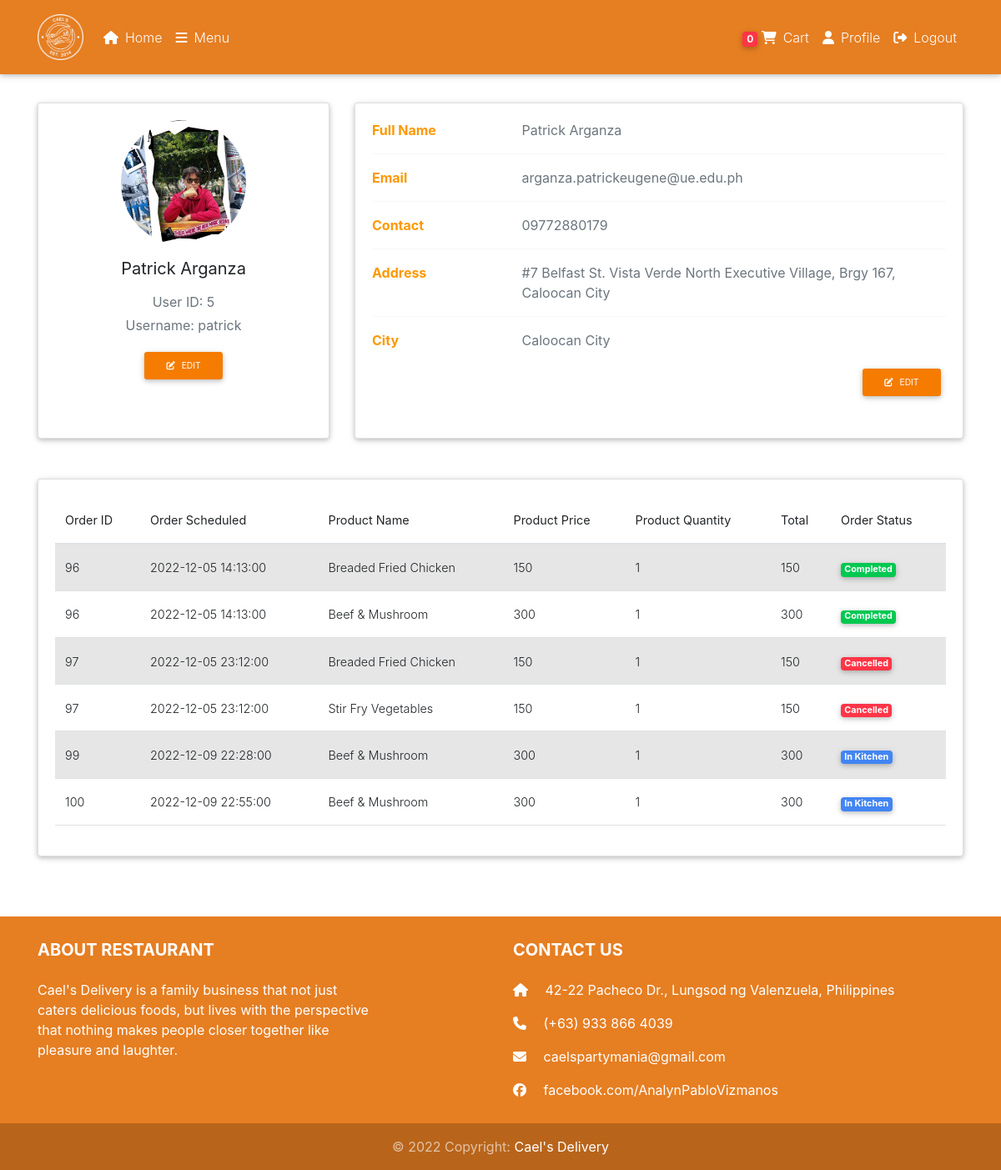
The page /users/profile/5 (signed in) on the database its author committed.
### tables this page shows
CREATE TABLE `users` (
  `user_id` int(11) NOT NULL,
  `user_first_name` varchar(255) NOT NULL,
  `user_last_name` varchar(255) NOT NULL,
  `user_email` varchar(255) NOT NULL,
  `user_contact` varchar(255) DEFAULT NULL,
  `user_address` text DEFAULT NULL,
  `user_city` varchar(255) DEFAULT NULL,
  `user_username` varchar(255) NOT NULL,
  `user_password` varchar(255) NOT NULL,
  `user_role` varchar(255) NOT NULL DEFAULT 'user',
  `user_image` text NOT NULL DEFAULT 'default_avatar.png',
  `token` text NOT NULL DEFAULT 'f1bbe1a05ef4ae3a2c16c422f0d934920aec4a6cecd5ca14d32aee806c3943ca4c6b4ccd1390262abaa61d733a1c5e1feffc',
  `token_expire` datetime NOT NULL DEFAULT current_timestamp(),
  `created_at` datetime NOT NULL DEFAULT current_timestamp()
);

CREATE TABLE `orderdetails` (
  `order_detail_id` int(11) NOT NULL,
  `order_id` int(11) NOT NULL,
  `product_id` int(11) NOT NULL,
  `product_name` varchar(255) NOT NULL,
  `product_price` varchar(255) NOT NULL,
  `product_quantity` varchar(255) NOT NULL,
  `user_id` int(11) NOT NULL,
  `shipping_id` int(11) NOT NULL,
  `created_at` datetime NOT NULL DEFAULT current_timestamp()
);

CREATE TABLE `orders` (
  `order_id` int(11) NOT NULL,
  `order_schedule` datetime NOT NULL,
  `user_id` int(11) NOT NULL,
  `rider_id` int(11) NOT NULL,
  `shipping_id` int(11) NOT NULL,
  `payment_id` int(11) NOT NULL,
  `order_total` varchar(255) NOT NULL,
  `order_status` int(11) NOT NULL,
  `created_at` datetime NOT NULL DEFAULT current_timestamp()
);

CREATE TABLE `products` (
  `product_id` int(11) NOT NULL,
  `product_name` varchar(255) NOT NULL,
  `product_price` varchar(255) NOT NULL,
  `product_description` text NOT NULL,
  `product_image` text NOT NULL,
  `product_status` int(11) NOT NULL DEFAULT 0,
  `category_id` int(11) NOT NULL,
  `created_at` datetime NOT NULL DEFAULT current_timestamp()
);

### app/libraries/Core.php (called while the page is built, shortened)
<?php
class Core
{
  protected $currentMethod = 'index';
  public function __construct()
  {
    $url = $this->getUrl();
    if (isset($url[0])) {
      if (file_exists('../app/controllers/' . ucwords($url[0]) . '.php')) {
        unset($url[0]);
      }
    }
    $this->currentController = new $this->currentController;
    if (isset($url[1])) {
      if (method_exists($this->currentController, $url[1])) {
        $this->currentMethod = $url[1];
        unset($url[1]);
      }
    }
    $this->params = $url ? array_values($url) : [];
    call_user_func_array([$this->currentController, $this->currentMethod], $this->params);
  }
  public function getUrl()
  {
    if (isset($_GET['url'])) {
      $url = rtrim($_GET['url'], '/');
      $url = filter_var($url, FILTER_SANITIZE_URL);
      $url = explode('/', $url);
      return $url;
    }
  }
}

### public/index.php (called while the page is built, shortened)
<?php
$init = new Core;

### app/libraries/Database.php (called while the page is built, shortened)
<?php
class Database
{
	private $host = DB_HOST;
	private $user = DB_USER;
	private $pass = DB_PASS;
	private $dbname = DB_NAME;
	private $dbh;
	private $stmt;
	public function __construct()
	{
		$dsn = 'mysql:host=' . $this->host . ';dbname=' . $this->dbname;
		$options = array(
			PDO::ATTR_PERSISTENT => true,
			PDO::ATTR_ERRMODE => PDO::ERRMODE_EXCEPTION
		);
		try {
			$this->dbh = new PDO($dsn, $this->user, $this->pass, $options);
		}
		catch (PDOException $e) {
			$this->error = $e->getMessage();
		}
	}
	public function query($query)
	{
		$this->stmt = $this->dbh->prepare($query);
	}
	public function bind($param, $value, $type = null)
	{
		if (is_null($type)) {
			switch (true) {
				default:
					$type = PDO::PARAM_STR;
			}
		}
		$this->stmt->bindValue($param, $value, $type);
	}
	public function execute()
	{
		return $this->stmt->execute();
	}
	public function resultset()
	{
		$this->execute();
		return $this->stmt->fetchAll(PDO::FETCH_OBJ);
	}
	public function single()
	{
		$this->execute();
		return $this->stmt->fetch(PDO::FETCH_OBJ);
	}
}

### app/models/User.php (called while the page is built, shortened)
<?php
class User
{
  private $db;
  public function __construct()
  {
    $this->db = new Database;
  }
  public function getUserByID($id)
  {
    $this->db->query('SELECT * FROM users WHERE user_id = :id');
    $this->db->bind(':id', $id);
    $row = $this->db->single();
    return $row;
  }
}

### app/models/Order.php (called while the page is built, shortened)
<?php
class Order
{
  private $db;
  public function __construct()
  {
    $this->db = new Database;
  }
  public function getAllOrderDetailsUser($user_id)
  {
    $this->db->query("SELECT *,
                      orderdetails.order_detail_id as orderDetailID,
                      orders.order_id as orderID,
                      products.product_id as productID,
                      users.user_id as userID
                      FROM orderdetails
                      INNER JOIN orders
                      ON orderdetails.order_id = orders.order_id
                      INNER JOIN products
                      ON orderdetails.product_id = products.product_id
                      INNER JOIN users
                      ON orderdetails.user_id = users.user_id
                      INNER JOIN shippings
                      ON orderdetails.shipping_id = shippings.shipping_id
                      WHERE orders.user_id = :user_id
                      ORDER BY orderdetails.created_at ASC;");
    $this->db->bind(':user_id', $user_id);
    $orders_detail = $this->db->resultSet();
    if ($orders_detail) {
      return $orders_detail;
    } else {
      return false;
    }
  }
}

### app/views/users/profile.php (the view, shortened to what this page needs)
<?php require APPROOT . '/views/inc/header.php'; ?>
<?php require APPROOT . '/views/inc/navbar.php'; ?>
<main>
  <div class="container py-5">
    <div class="row mb-md-5">
      <div class="col-lg-4">
        <div class="card h-100 mb-4">
          <div class="card-body text-center">
            <img src="<?php echo URLROOT; ?>/img/<?php echo $data['users']->user_image; ?>" alt="avatar" class="rounded-circle img-fluid" style="width: 150px;">
            <h5 class="my-3"><?php echo $data['users']->user_first_name;  ?>&nbsp;<?php echo  $data['users']->user_last_name; ?></h5>
            <p class="text-muted mb-1">User ID: <?php echo $data['users']->user_id; ?></p>
            <p class="text-muted mb-1">Username: <?php echo $data['users']->user_username; ?></p>
            <a href="<?php echo URLROOT; ?>/users/avatar/<?php echo $data['users']->user_id; ?>" class="btn btn-orange btn-sm mt-3" role="button">
              <i class="fa-solid fa-pen-to-square mr-2"></i>Edit
            </a>
          </div>
        </div>
      </div>
      <div class="col-lg-8">
        <div class="card h-100 mb-4">
          <div class="card-body">
            <div class="row">
              <div class="col-sm-3">
                <p class="mb-0 orange-text font-weight-bold">Full Name</p>
              </div>
              <div class="col-sm-9">
                <p class="text-muted mb-0"><?php echo $data['users']->user_first_name;  ?>&nbsp;<?php echo  $data['users']->user_last_name; ?></p>
              </div>
            </div>
            <hr>
            <div class="row">
              <div class="col-sm-3">
                <p class="mb-0 orange-text font-weight-bold">Email</p>
              </div>
              <div class="col-sm-9">
                <p class="text-muted mb-0"><?php echo $data['users']->user_email; ?></p>
              </div>
            </div>
            <hr>
            <div class="row">
              <div class="col-sm-3">
                <p class="mb-0 orange-text font-weight-bold">Contact</p>
              </div>
              <div class="col-sm-9">
                <p class="text-muted mb-0"><?php echo $data['users']->user_contact; ?></p>
              </div>
            </div>
            <hr>
            <div class="row">
              <div class="col-sm-3">
                <p class="mb-0 orange-text font-weight-bold">Address</p>
              </div>
              <div class="col-sm-9">
                <p class="text-muted mb-0"><?php echo $data['users']->user_address; ?></p>
              </div>
            </div>
            <hr>
            <div class="row mb-3">
              <div class="col-sm-3">
                <p class="mb-0 orange-text font-weight-bold">City</p>
              </div>
              <div class="col-sm-9">
                <p class="text-muted mb-0"><?php echo $data['users']->user_city; ?></p>
              </div>
            </div>
            <a href="<?php echo URLROOT; ?>/users/edit/<?php echo $data['users']->user_id; ?>" class="btn btn-orange btn-sm float-right" role="button">
              <i class="fa-solid fa-pen-to-square mr-2 text-white"></i>Edit
            </a>
          </div>
        </div>
      </div>
    </div>
    <div class="row">
      <div class="col">
        <div class="card mb-4">
          <div class="card-body">
            <div class="table-responsive">
              <table id="myTable" class="table table-striped display" cellspacing="0" width="100%">
                <thead>
                  <tr>
                    <th>Order ID</th>
                    <th>Order Scheduled</th>
                    <th>Product Name</th>
                    <th>Product Price</th>
                    <th>Product Quantity</th>
                    <th>Total</th>
                    <th>Order Status</th>
                  </tr>
                </thead>
                <tbody>
                  <?php foreach ($data['orders'] as $order) : ?>
                    <tr>
                      <td><?php echo $order->order_id; ?></td>
                      <td><?php echo $order->order_schedule; ?></td>
                      <td><?php echo $order->product_name; ?></td>
                      <td><?php echo $order->product_price; ?></td>
                      <td><?php echo $order->product_quantity; ?></td>
                      <td><?php echo $order->product_price * $order->product_quantity; ?></td>
                      <td>
                        <?php if ($order->order_status == 0) : ?>
                          <span class="badge badge-warning">Placed</span>
                        <?php elseif ($order->order_status == 1) : ?>
                          <span class="badge badge-primary">In Kitchen</span>
                        <?php elseif ($order->order_status == 2) : ?>
                          <span class="badge badge-default">On Delivery</span>
                        <?php elseif ($order->order_status == 3) : ?>
                          <span class="badge badge-success">Completed</span>
                        <?php elseif ($order->order_status == 4) : ?>
                          <span class="badge badge-danger">Cancelled</span>
                        <?php endif; ?>
                      </td>
                    </tr>
                  <?php endforeach; ?>
                </tbody>
              </table>
            </div>
          </div>
        </div>
      </div>
    </div>
  </div>
</main>
<?php require APPROOT . '/views/inc/footer.php'; ?>

### public/frontend/css/style.css (style rules this page uses)
html, body, header, .view.jarallax { height: 100%; min-height: 100%; }
body { padding-top: 75px; }

### rows shown on the page
users: user_image (picture), user_first_name "Patrick", user_last_name "Arganza", user_id "5", user_username "patrick", user_email "arganza.patrickeugene@ue.edu.ph", user_contact "09772880179", user_address "#7 Belfast St. Vista Verde North Executive Village, Brgy 167, Caloocan City", user_city "Caloocan City"
orderdetails: order.order_id "96", order.order_schedule "2022-12-05 14:13:00", product.product_name "Breaded Fried Chicken", product.product_price "150", product_quantity "1", $order->product_price*$order->product_quantity "150", shows "Completed"
orderdetails: order.order_id "96", order.order_schedule "2022-12-05 14:13:00", product.product_name "Beef & Mushroom", product.product_price "300", product_quantity "1", $order->product_price*$order->product_quantity "300", shows "Completed"
orderdetails: order.order_id "97", order.order_schedule "2022-12-05 23:12:00", product.product_name "Breaded Fried Chicken", product.product_price "150", product_quantity "1", $order->product_price*$order->product_quantity "150", shows "Cancelled"
orderdetails: order.order_id "97", order.order_schedule "2022-12-05 23:12:00", product.product_name "Stir Fry Vegetables", product.product_price "150", product_quantity "1", $order->product_price*$order->product_quantity "150", shows "Cancelled"
orderdetails: order.order_id "99", order.order_schedule "2022-12-09 22:28:00", product.product_name "Beef & Mushroom", product.product_price "300", product_quantity "1", $order->product_price*$order->product_quantity "300", shows "In Kitchen"
orderdetails: order.order_id "100", order.order_schedule "2022-12-09 22:55:00", product.product_name "Beef & Mushroom", product.product_price "300", product_quantity "1", $order->product_price*$order->product_quantity "300", shows "In Kitchen"

### other values the page prints
$_SESSION['user_cart'] "0"
